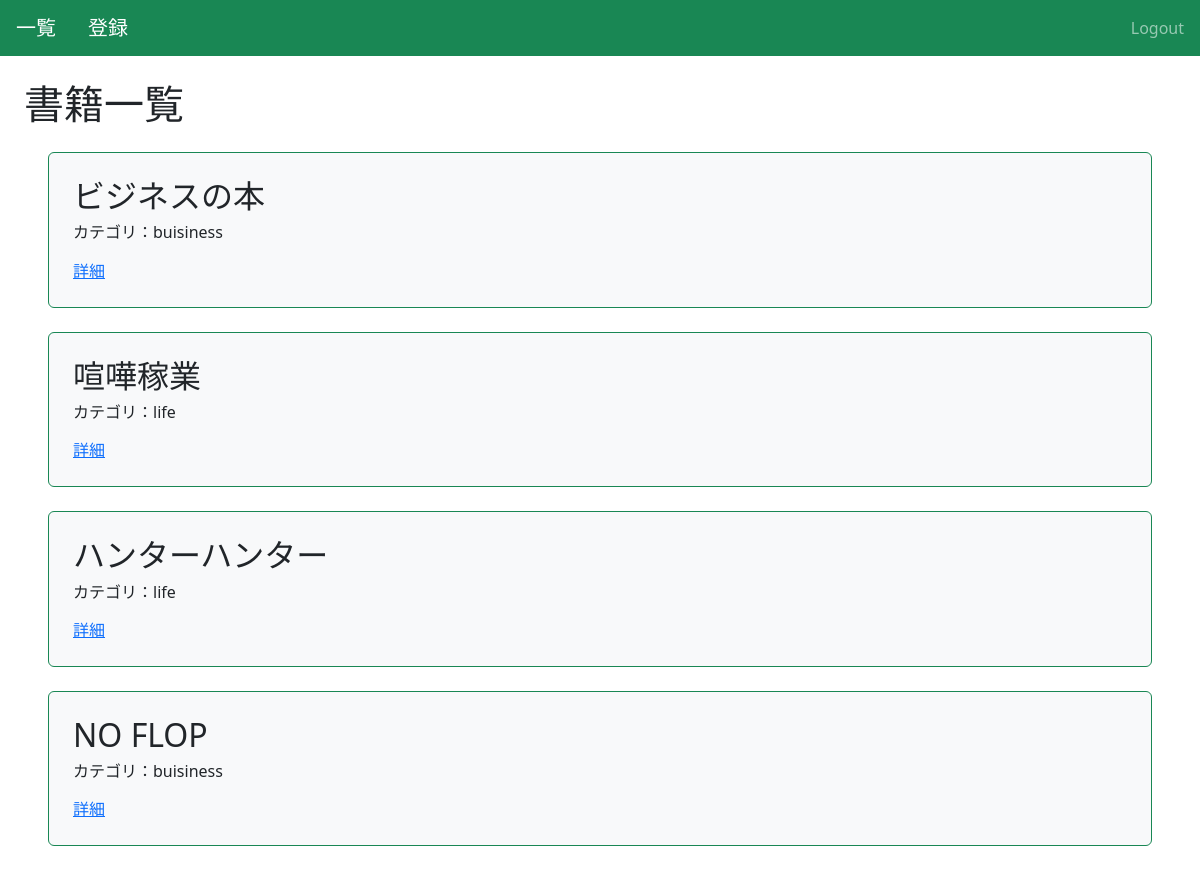
/book/ (signed in), run on an earlier commit of the app's database.
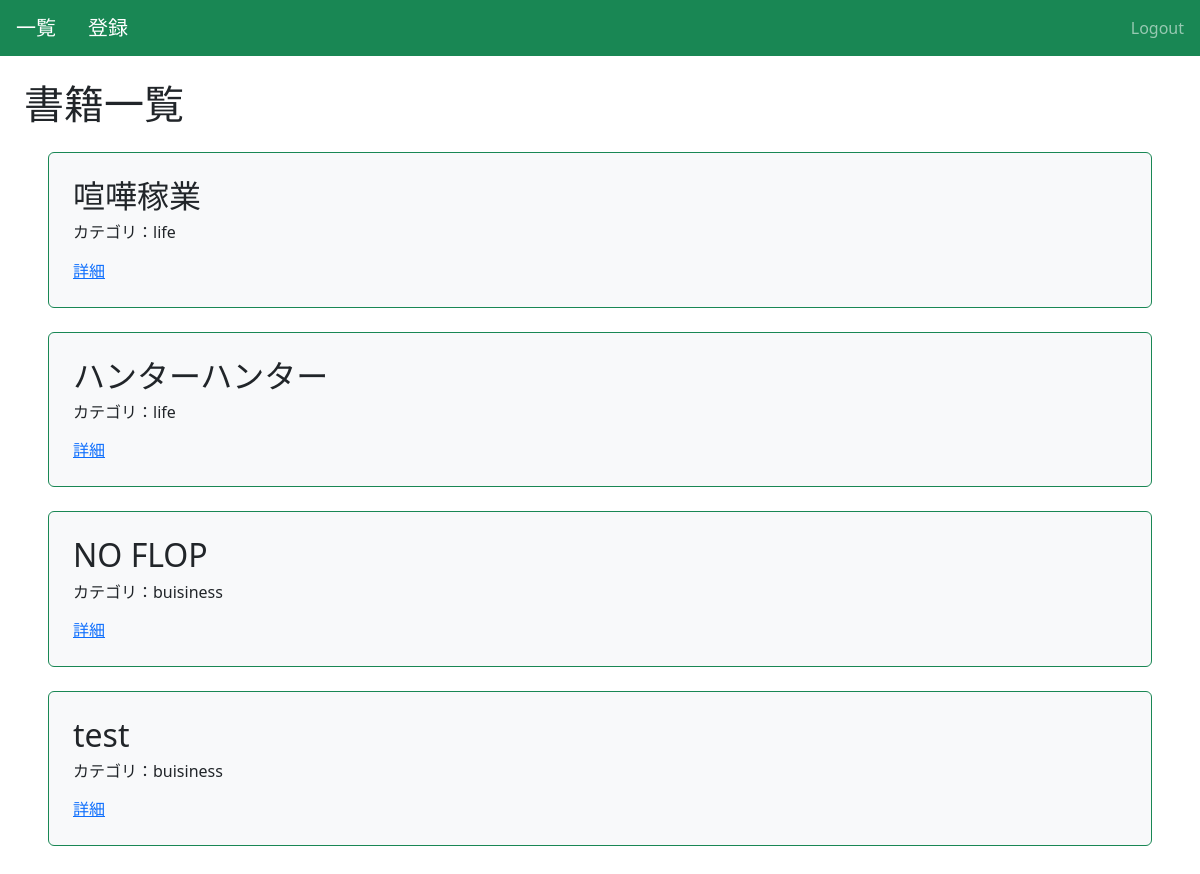
And on a later commit of the database.
### book/models.py (models this page shows, shortened)
class Book(models.Model):
    title = models.CharField(max_length=100)
    text = models.TextField()
    category = models.CharField(
        max_length=100,
        choices = CATEGORY
    )

### book/views.py (the view)
# urls.py: path('book/', views.ListBookView.as_view(), name = 'list-book'),
class ListBookView(LoginRequiredMixin, ListView):
    template_name = 'book/book_list.html'
    model = Book

### book/templates/book/book_list.html (shortened to what this page needs)
{% extends 'base.html' %}
{% block h1 %}書籍一覧{% endblock %}
{% block content %}
    {% for item in object_list %}
    <div class="p-4 m-4 bg-light border border-success rounded">
        <h2 class="text-succes">{{ item.title }}</h2>
        <h6>カテゴリ：{{ item.category }}</h6>
        <div class="mt-3">
            <a href="{% url 'detail-book' item.pk %}">詳細</a>
        </div>
    </div>
    {% endfor %}
{% endblock content %}

What changed in the data, as far as the page shows it:
removed Book: title "ビジネスの本", category "buisiness"
added Book: title "test", category "buisiness"
